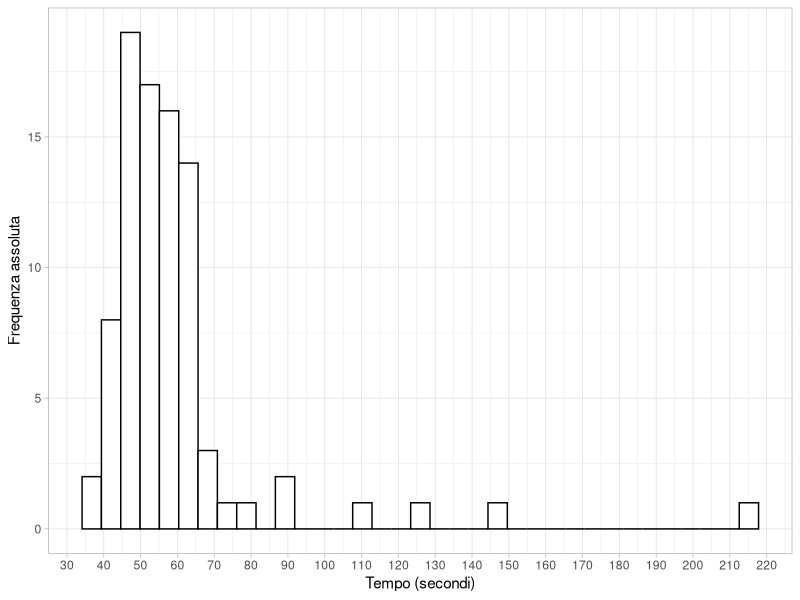
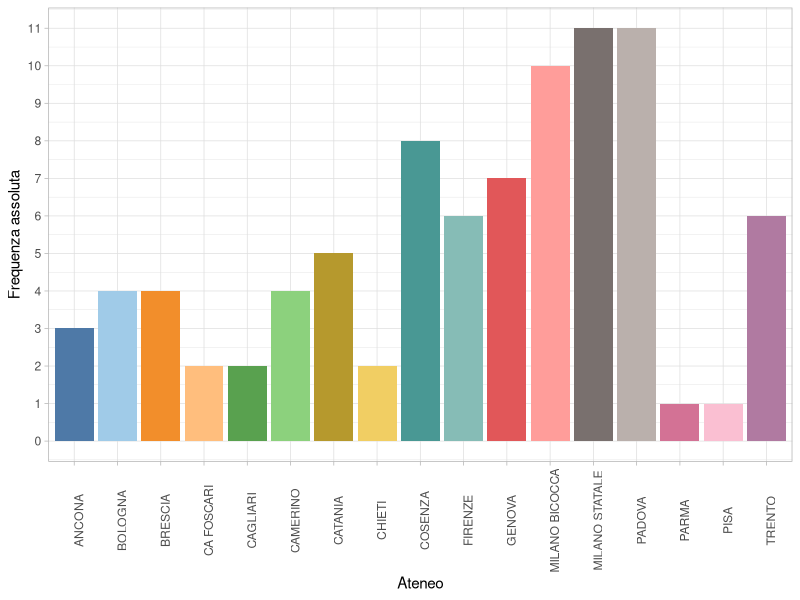
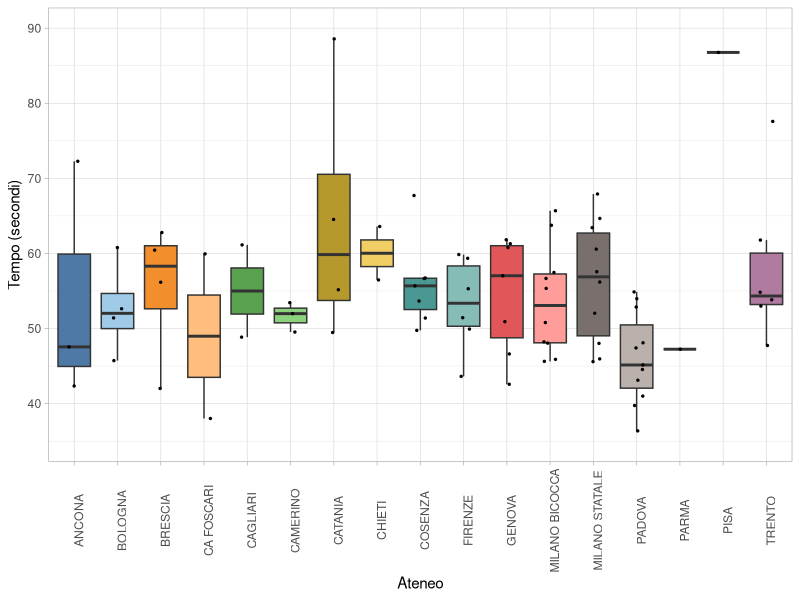
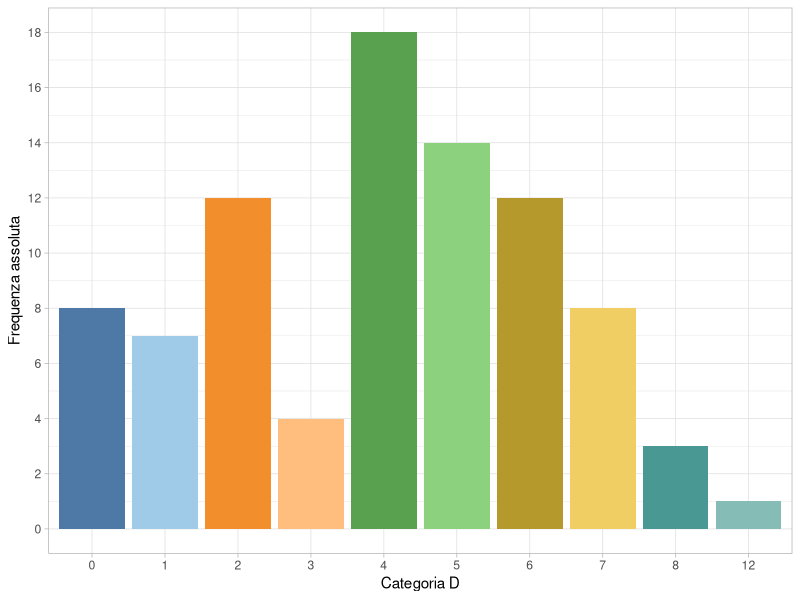
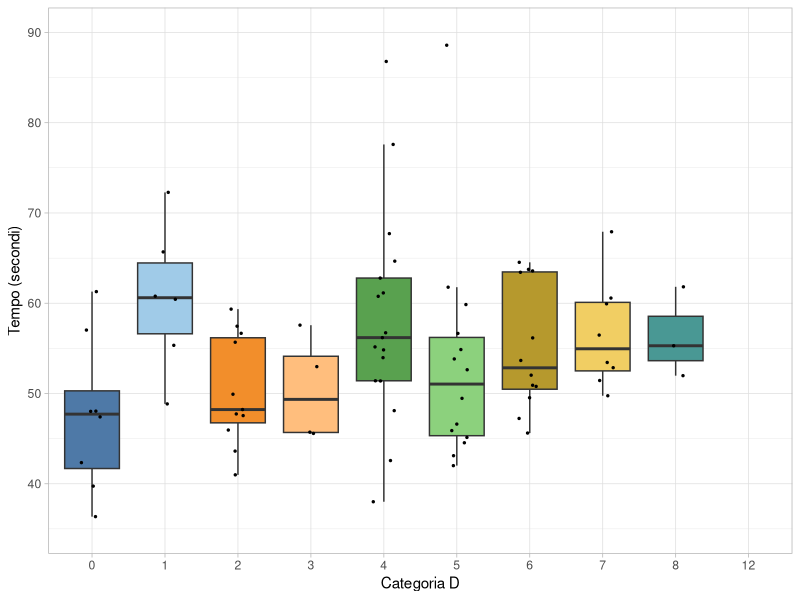

Write the R code that produced these figures, in order.
## ---- chunk 1
#| echo: false
#| message: false
rm(list = ls())
gigante_f <- read.csv("gigante_femminile.csv", sep = ";")

library(tidyverse)
library(lubridate)
library(stringr)
library(ggthemes)

gigante_f$Categoria <- as.numeric(str_remove(gigante_f$Categoria, "D"))

gigante_f$Tempo[1:62] <- paste("0:", gigante_f$Tempo[1:62], sep = "")
gigante_f$Tempo <- ms(gigante_f$Tempo)

gigante_f$Ateneo <- as.factor(gigante_f$Ateneo)
gigante_f$Categoria <- as.factor(gigante_f$Categoria)
# glimpse(gigante_f)
## ---- chunk 2
#| fig-width: 8
#| fig-height: 4
ggplot(data = gigante_f, aes(x = Tempo, y = after_stat(count))) + geom_histogram(fill = "white", col = "black", bins = 35) + theme_light() + ylab("Frequenza assoluta") + xlab("Tempo (secondi)") + scale_x_continuous(n.breaks = 20)
## ---- chunk 3
tab <- c(summary(as.numeric(gigante_f$Tempo)))[-4]
names(tab) <- c("Tempo migliore", "Primo quartile", "Tempo mediano", "Terzo quartile", "Tempo peggiore")
knitr::kable(t(tab), digits = 2)
## ---- chunk 4
#| fig-width: 8
#| fig-height: 4
ggplot(data = gigante_f, aes(x = Ateneo, y = after_stat(count), fill = Ateneo)) + geom_bar() + theme_light() + ylab("Frequenza assoluta") + theme_light() + theme(axis.text.x = element_text(angle = 90), legend.position = "none") + scale_fill_tableau(palette = "Tableau 20") + scale_y_continuous(n.breaks = 10)
## ---- chunk 5
#| warning: false
#| fig-width: 8
#| fig-height: 5
ggplot(data = gigante_f, aes(x = Ateneo, y = Tempo, fill = Ateneo)) + geom_boxplot(outlier.size = 0, outlier.alpha = 0) + geom_jitter(width = 0.15, size = 0.5) + theme_light() + theme(axis.text.x = element_text(angle = 90), legend.position = "none") + ylab("Tempo (secondi)") + ylim(c(35, 90)) + scale_fill_tableau(palette = "Tableau 20")
## ---- chunk 6
#| fig-width: 8
#| fig-height: 4
ggplot(data = gigante_f, aes(x = Categoria, y = after_stat(count), fill = Categoria)) + geom_bar() + theme_light() + ylab("Frequenza assoluta") + theme_light() + theme(legend.position = "none") + scale_fill_tableau(palette = "Tableau 20") + scale_y_continuous(n.breaks = 10) + xlab("Categoria D")
## ---- chunk 7
#| warning: false
#| fig-width: 8
#| fig-height: 4
ggplot(data = gigante_f, aes(x = Categoria, y = Tempo, fill = Categoria)) + geom_boxplot(outlier.size = 0, outlier.alpha = 0) + geom_jitter(width = 0.15, size = 0.5) + theme_light() + theme( legend.position = "none") + ylab("Tempo (secondi)") + ylim(c(35, 90)) + xlab("Categoria D") + scale_fill_tableau(palette = "Tableau 20")
